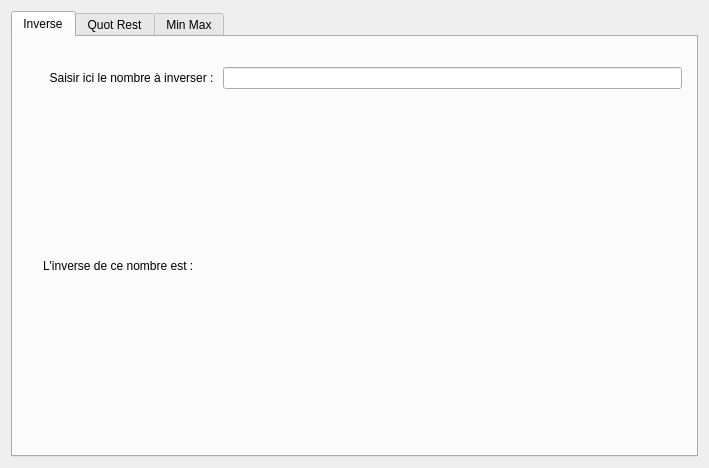
<?xml version="1.0" encoding="UTF-8"?>
<ui version="4.0">
 <class>Widget</class>
 <widget class="QWidget" name="Widget">
  <property name="geometry">
   <rect>
    <x>0</x>
    <y>0</y>
    <width>709</width>
    <height>468</height>
   </rect>
  </property>
  <property name="windowTitle">
   <string>Calcul Divers . . .</string>
  </property>
  <layout class="QGridLayout" name="gridLayout">
   <item row="0" column="0">
    <widget class="QTabWidget" name="tabWidget">
     <property name="currentIndex">
      <number>0</number>
     </property>
     <widget class="QWidget" name="inverse">
      <attribute name="title">
       <string>Inverse</string>
      </attribute>
      <widget class="QWidget" name="verticalLayoutWidget">
       <property name="geometry">
        <rect>
         <x>19</x>
         <y>19</y>
         <width>661</width>
         <height>391</height>
        </rect>
       </property>
       <layout class="QVBoxLayout" name="verticalLayout">
        <item>
         <layout class="QHBoxLayout" name="horizontalLayout_3">
          <item>
           <widget class="QLabel" name="affichageInverse">
            <property name="text">
             <string>  Saisir ici le nombre à inverser : </string>
            </property>
           </widget>
          </item>
          <item>
           <widget class="QLineEdit" name="EditNombre"/>
          </item>
         </layout>
        </item>
        <item>
         <layout class="QHBoxLayout" name="horizontalLayout_4">
          <item>
           <widget class="QLabel" name="affichageResultInverse">
            <property name="text">
             <string>L'inverse de ce nombre est : </string>
            </property>
           </widget>
          </item>
          <item>
           <widget class="QLabel" name="LabInverse">
            <property name="text">
             <string/>
            </property>
           </widget>
          </item>
         </layout>
        </item>
       </layout>
      </widget>
     </widget>
     <widget class="QWidget" name="quotrest">
      <attribute name="title">
       <string>Quot Rest</string>
      </attribute>
     </widget>
     <widget class="QWidget" name="minmax">
      <attribute name="title">
       <string>Min Max</string>
      </attribute>
     </widget>
    </widget>
   </item>
  </layout>
 </widget>
 <layoutdefault spacing="6" margin="11"/>
 <resources/>
 <connections/>
</ui>
